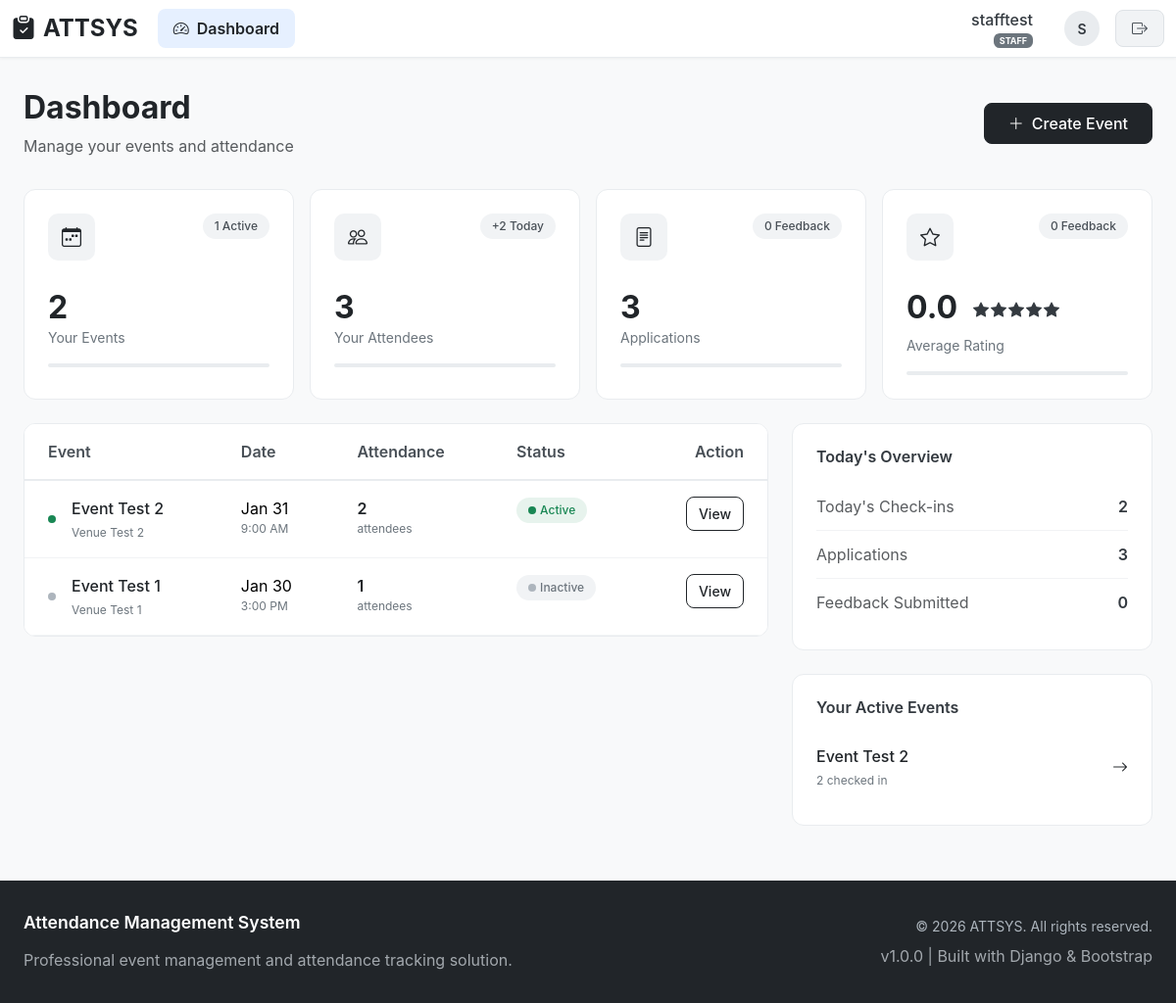
The app's page /attsys/dashboard/ (signed in), older data.
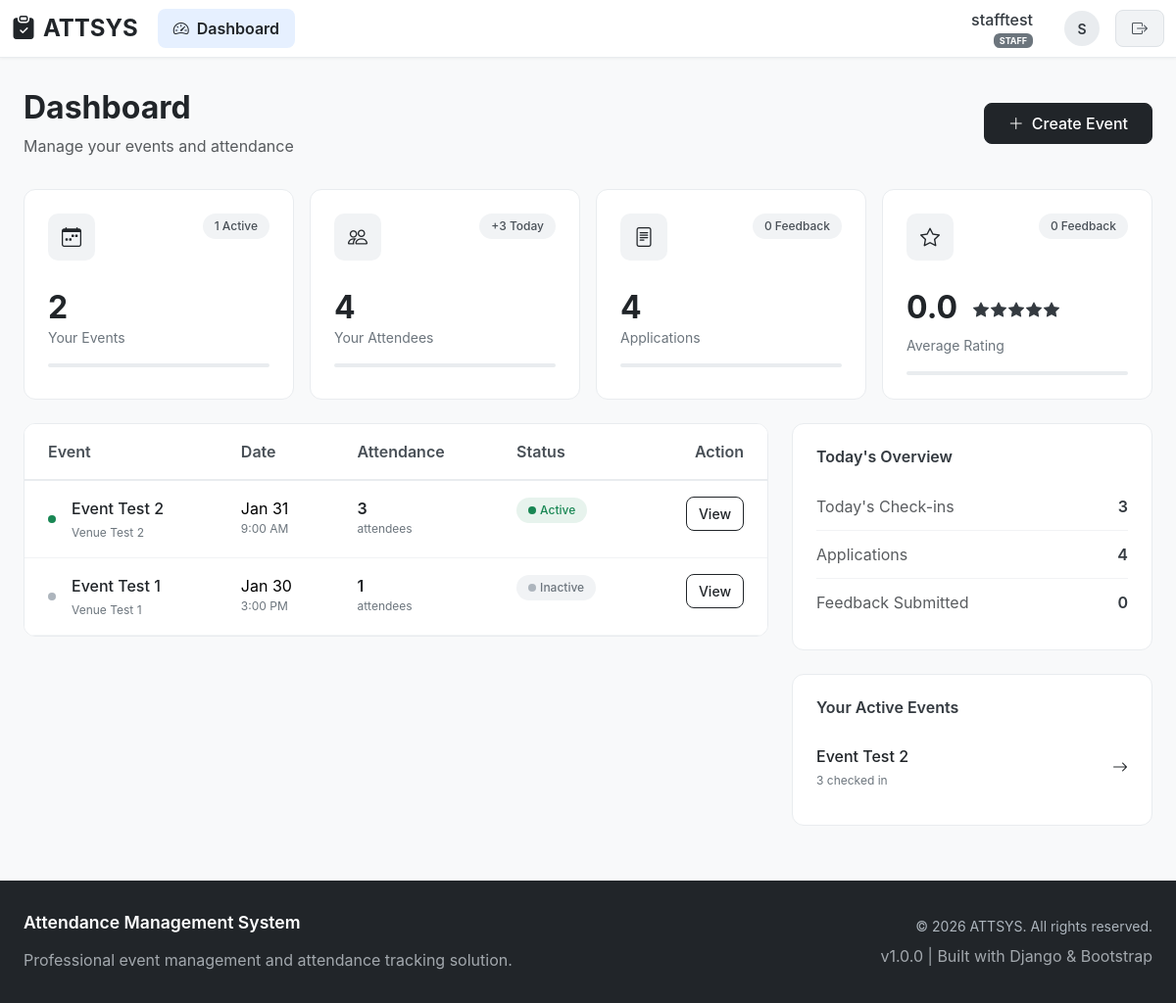
The same page, newer data.
### attsys/models.py (models this page shows, shortened)
class Event(models.Model):
    STATE_CHOICES = (
        ('KUALA_LUMPUR', 'Kuala Lumpur'),
        ('SELANGOR', 'Selangor'),
        ('JOHOR', 'Johor'),
        ('PENANG', 'Penang'),
        ('PERAK', 'Perak'),
        ('SABAH', 'Sabah'),
        ('SARAWAK', 'Sarawak'),
        ('PAHANG', 'Pahang'),
        ('NEGERI_SEMBILAN', 'Negeri Sembilan'),
        ('KEDAH', 'Kedah'),
        ('KELANTAN', 'Kelantan'),
        ('TERENGGANU', 'Terengganu'),
        ('MELAKA', 'Melaka'),
        ('PERLIS', 'Perlis'),
        ('LABUAN', 'Labuan'),
        ('PUTRAJAYA', 'Putrajaya'),
        ('OTHER', 'Other'),
    )
    title = models.CharField(max_length=200)
    description = models.TextField(blank=True)
    venue = models.CharField(max_length=200)
    state = models.CharField(max_length=50, choices=STATE_CHOICES, default='KUALA_LUMPUR')
    custom_state = models.CharField(
        max_length=100,
        blank=True,
        verbose_name="Other State"
    )
    date = models.DateField()
    start_time = models.TimeField()
    end_time = models.TimeField()
    created_by = models.ForeignKey(
        User,
        on_delete=models.CASCADE,
        related_name='events'
    )
    assigned_staff = models.ManyToManyField(
        settings.AUTH_USER_MODEL,
        blank=True,
        related_name='assigned_events'
    )
    check_in_token = models.UUIDField(default=uuid.uuid4, unique=True)
    is_active = models.BooleanField(default=False)
    created_at = models.DateTimeField(auto_now_add=True)
    updated_at = models.DateTimeField(auto_now=True)
    class Meta:
        ordering = ['-date', '-created_at']

### attsys/views.py (the view)
# urls.py: path('dashboard/', views.dashboard, name='dashboard'),
@login_required
def dashboard(request):
    if not request.user.is_active:
        return redirect('login')
    today = malaysia_now().date()
    if request.user.role == 'ADMIN':
        total_events = Event.objects.count()
        total_attendees = Attendee.objects.count()
        total_staff = User.objects.filter(role='STAFF', is_active=True).count()
        total_feedback = Feedback.objects.count()
        total_applications = Application.objects.count()
        today_checkins = Attendee.objects.filter(
            attended_at__date=today
        ).count()
        active_events = Event.objects.filter(is_active=True).count()
        avg_rating = Feedback.objects.aggregate(Avg('rating'))['rating__avg']
        events = Event.objects.order_by('-created_at')[:10]
        return render(request, 'dashboard.html', {
            'total_events': total_events,
            'total_attendees': total_attendees,
            'total_staff': total_staff,  # Only for admin
            'total_feedback': total_feedback,
            'total_applications': total_applications,
            'today_checkins': today_checkins,
            'active_events': active_events,
            'avg_rating': avg_rating,
            'events': events,
            'is_admin': True  # Add this flag
        })
    else:
        user_events = Event.objects.filter(created_by=request.user)
        total_events = user_events.count()
        total_attendees = Attendee.objects.filter(event__in=user_events).count()
        total_feedback = Feedback.objects.filter(event__in=user_events).count()
        total_applications = Application.objects.filter(event__in=user_events).count()
        today_checkins = Attendee.objects.filter(
            event__in=user_events,
            attended_at__date=today
        ).count()
        active_events = user_events.filter(is_active=True).count()
        avg_rating = Feedback.objects.filter(
            event__in=user_events
        ).aggregate(Avg('rating'))['rating__avg']
        events = user_events.order_by('-created_at')[:10]
        return render(request, 'dashboard.html', {
            'total_events': total_events,
            'total_attendees': total_attendees,
            'total_feedback': total_feedback,
            'total_applications': total_applications,
            'today_checkins': today_checkins,
            'active_events': active_events,
            'avg_rating': avg_rating,
            'events': events,
            'is_admin': False  # Add this flag
        })

### attsys/views.py (called while the page is built)
def malaysia_now():
    return timezone.now() + timedelta(hours=8)

### attsys/templates/dashboard.html (shortened to what the changed rows need)
{% extends 'base.html' %}
{% block content %}
<div class="dashboard-container">
    <div class="page-header">
        <div class="d-flex justify-content-between align-items-center">
            <div>
                <h1 class="h2 fw-bold mb-2 text-dark">Dashboard</h1>
            </div>
        </div>
    </div>
    <div class="row g-3 mb-4">
        <div class="col-xl-3 col-lg-6 col-md-6">
            <div class="stat-card">
                <div class="d-flex justify-content-between align-items-start mb-3">
                    <div class="stat-icon">
                        <i class="bi bi-people"></i>
                    </div>
                    <span class="stat-badge">
                        +{{ today_checkins|default:0 }} Today
                    </span>
                </div>
                <div class="stat-value">{{ total_attendees }}</div>
                <div class="stat-label">
                    {% if user.role == 'ADMIN' %}
                    Total Attendees
                    {% else %}
                    Your Attendees
                    {% endif %}
                </div>
                <div class="progress-thin mt-2">
                </div>
            </div>
        </div>
        {% if user.role == 'ADMIN' %}
        <div class="col-xl-3 col-lg-6 col-md-6">
            <div class="stat-card">
                <div class="d-flex justify-content-between align-items-start mb-3">
                    <div class="stat-icon">
                        <i class="bi bi-person-badge"></i>
                    </div>
                    <a href="{% url 'manage_staff' %}" class="text-decoration-none text-dark fs-8">
                        Manage →
                    </a>
                </div>
                <div class="stat-value">{{ total_staff|default:0 }}</div>
                <div class="stat-label">Staff Members</div>
                <div class="progress-thin mt-2">
                    <div class="progress-bar bg-dark" role="progressbar" style="width: 75%"></div>
                </div>
            </div>
        </div>
        {% else %}
        <div class="col-xl-3 col-lg-6 col-md-6">
            <div class="stat-card">
                <div class="d-flex justify-content-between align-items-start mb-3">
                    <div class="stat-icon">
                        <i class="bi bi-file-text"></i>
                    </div>
                    <span class="stat-badge">
                        {{ total_feedback|default:0 }} Feedback
                    </span>
                </div>
                <div class="stat-value">{{ total_applications|default:0 }}</div>
                <div class="stat-label">Applications</div>
                <div class="progress-thin mt-2">
                </div>
            </div>
        </div>
        {% endif %}
    </div>
    <div class="row">
        <div class="col-lg-8 mb-4">
            <div class="dashboard-section">
                <div class="dashboard-table">
                    <div class="table-responsive">
                        <table class="table table-hover mb-0">
                            <thead>
                                <tr>
                                    <th class="ps-4">Event</th>
                                    <th>Date</th>
                                    <th>Attendance</th>
                                    <th>Status</th>
                                    <th class="pe-4 text-end">Action</th>
                                </tr>
                            </thead>
                            <tbody>
                                {% for event in events %}
                                <tr>
                                    <td class="ps-4">
                                        <div class="d-flex align-items-center">
                                            <div class="event-indicator {% if event.is_active %}indicator-active{% else %}indicator-inactive{% endif %} me-3"></div>
                                            <div>
                                                <div class="event-title">{{ event.title|truncatechars:30 }}</div>
                                                <div class="event-meta">{{ event.venue|truncatechars:25 }}</div>
                                            </div>
                                        </div>
                                    </td>
                                    <td>
                                        <div>{{ event.date|date:"M d" }}</div>
                                        <div class="event-meta">{{ event.start_time|time:"g:i A" }}</div>
                                    </td>
                                    <td>
                                        <div class="attendance-count">{{ event.attendees.count }}</div>
                                        <div class="event-meta">attendees</div>
                                    </td>
                                    <td>
                                        <span class="event-status {% if event.is_active %}status-active{% else %}status-inactive{% endif %}">
                                            <span class="event-indicator {% if event.is_active %}indicator-active{% else %}indicator-inactive{% endif %} me-1"></span>
                                            {% if event.is_active %}Active{% else %}Inactive{% endif %}
                                        </span>
                                    </td>
                                    <td class="pe-4 text-end">
                                        <a href="{% url 'event_detail' event.id %}" class="btn btn-outline-dark btn-action">
                                            View
                                        </a>
                                    </td>
                                </tr>
                                {% endfor %}
                            </tbody>
                        </table>
                    </div>
                </div>
            </div>
        </div>
        <div class="col-lg-4">
            <div class="quick-stats-card mb-4">
                <div class="quick-stat-item">
                    <span class="text-muted">Today's Check-ins</span>
                    <span class="fw-semibold">{{ today_checkins|default:0 }}</span>
                </div>
                <div class="quick-stat-item">
                    <span class="text-muted">Applications</span>
                    <span class="fw-semibold">{{ total_applications|default:0 }}</span>
                </div>
            </div>
            <div class="quick-stats-card">
                {% if active_events > 0 %}
                <ul class="active-events-list">
                    {% for event in events %}
                        {% if event.is_active and forloop.counter <= 3 %}
                        <li class="active-event-item">
                            <div>
                                <div class="event-title">{{ event.title|truncatechars:20 }}</div>
                                <div class="event-meta">{{ event.attendees.count }} checked in</div>
                            </div>
                            <a href="{% url 'event_detail' event.id %}" class="text-decoration-none text-dark">
                                <i class="bi bi-arrow-right"></i>
                            </a>
                        </li>
                        {% endif %}
                    {% endfor %}
                </ul>
                {% else %}
                <div class="empty-state py-3">
                    <i class="bi bi-pause-circle"></i>
                    <p class="mt-2 mb-0 fs-8">No active events</p>
                </div>
                {% endif %}
            </div>
        </div>
    </div>
</div>
{% endblock %}

Row changes from the older to the newer data that the page shows:
changed Event "Event Test 2": attendees.count "2" → "3"
Text that changed along with them:
{{ today_checkins|default:0 }}: "2" → "3"
{{ total_attendees }}: "3" → "4"
{{ total_applications|default:0 }}: "3" → "4"
